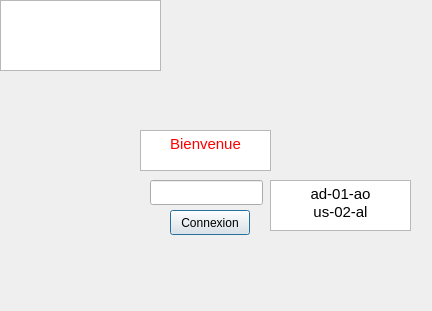
<?xml version="1.0" encoding="UTF-8"?>
<ui version="4.0">
 <class>ConnexionWindow</class>
 <widget class="QDialog" name="ConnexionWindow">
  <property name="geometry">
   <rect>
    <x>0</x>
    <y>0</y>
    <width>432</width>
    <height>311</height>
   </rect>
  </property>
  <property name="windowTitle">
   <string>Dialog</string>
  </property>
  <widget class="QLineEdit" name="Login">
   <property name="geometry">
    <rect>
     <x>150</x>
     <y>180</y>
     <width>113</width>
     <height>25</height>
    </rect>
   </property>
  </widget>
  <widget class="QPushButton" name="connexionButton">
   <property name="geometry">
    <rect>
     <x>170</x>
     <y>210</y>
     <width>80</width>
     <height>25</height>
    </rect>
   </property>
   <property name="text">
    <string>Connexion</string>
   </property>
  </widget>
  <widget class="QTextEdit" name="textEdit">
   <property name="geometry">
    <rect>
     <x>140</x>
     <y>130</y>
     <width>131</width>
     <height>41</height>
    </rect>
   </property>
   <property name="html">
    <string>&lt;!DOCTYPE HTML PUBLIC &quot;-//W3C//DTD HTML 4.0//EN&quot; &quot;http://www.w3.org/TR/REC-html40/strict.dtd&quot;&gt;
&lt;html&gt;&lt;head&gt;&lt;meta name=&quot;qrichtext&quot; content=&quot;1&quot; /&gt;&lt;meta charset=&quot;utf-8&quot; /&gt;&lt;style type=&quot;text/css&quot;&gt;
p, li { white-space: pre-wrap; }
hr { height: 1px; border-width: 0; }
li.unchecked::marker { content: &quot;\2610&quot;; }
li.checked::marker { content: &quot;\2612&quot;; }
&lt;/style&gt;&lt;/head&gt;&lt;body style=&quot; font-family:'Sans Serif'; font-size:9pt; font-weight:400; font-style:normal;&quot;&gt;
&lt;p align=&quot;center&quot; style=&quot; margin-top:0px; margin-bottom:0px; margin-left:0px; margin-right:0px; -qt-block-indent:0; text-indent:0px;&quot;&gt;&lt;span style=&quot; font-size:11pt; color:#ff0000;&quot;&gt;Bienvenue&lt;/span&gt;&lt;/p&gt;&lt;/body&gt;&lt;/html&gt;</string>
   </property>
  </widget>
  <widget class="QGraphicsView" name="LogoUps">
   <property name="geometry">
    <rect>
     <x>0</x>
     <y>0</y>
     <width>161</width>
     <height>71</height>
    </rect>
   </property>
  </widget>
  <widget class="QTextEdit" name="textEdit_2">
   <property name="geometry">
    <rect>
     <x>270</x>
     <y>180</y>
     <width>141</width>
     <height>51</height>
    </rect>
   </property>
   <property name="html">
    <string>&lt;!DOCTYPE HTML PUBLIC &quot;-//W3C//DTD HTML 4.0//EN&quot; &quot;http://www.w3.org/TR/REC-html40/strict.dtd&quot;&gt;
&lt;html&gt;&lt;head&gt;&lt;meta name=&quot;qrichtext&quot; content=&quot;1&quot; /&gt;&lt;meta charset=&quot;utf-8&quot; /&gt;&lt;style type=&quot;text/css&quot;&gt;
p, li { white-space: pre-wrap; }
hr { height: 1px; border-width: 0; }
li.unchecked::marker { content: &quot;\2610&quot;; }
li.checked::marker { content: &quot;\2612&quot;; }
&lt;/style&gt;&lt;/head&gt;&lt;body style=&quot; font-family:'Sans Serif'; font-size:9pt; font-weight:400; font-style:normal;&quot;&gt;
&lt;p align=&quot;center&quot; style=&quot; margin-top:0px; margin-bottom:0px; margin-left:0px; margin-right:0px; -qt-block-indent:0; text-indent:0px;&quot;&gt;&lt;span style=&quot; font-size:11pt; color:#000000;&quot;&gt;ad-01-ao&lt;/span&gt;&lt;/p&gt;
&lt;p align=&quot;center&quot; style=&quot; margin-top:0px; margin-bottom:0px; margin-left:0px; margin-right:0px; -qt-block-indent:0; text-indent:0px;&quot;&gt;&lt;span style=&quot; font-size:11pt; color:#000000;&quot;&gt;us-02-al&lt;/span&gt;&lt;/p&gt;&lt;/body&gt;&lt;/html&gt;</string>
   </property>
  </widget>
 </widget>
 <resources/>
 <connections/>
</ui>
